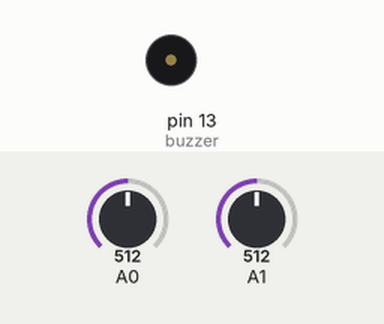
This sketch was run on a simulated Arduino Uno, built with avr-gcc and run on an emulated ATmega328P. Parts: buzzer (waves = sounding). The inputs (shaded band) are chosen by the test bench; at power-on: A0 = 512, A1 = 512. What the sketch prints to the serial monitor is not drawn.

Above: at 2.0 s.
2.1 s: A0 set to 151
5.6 s: A0 set to 129
At 6.3 s:
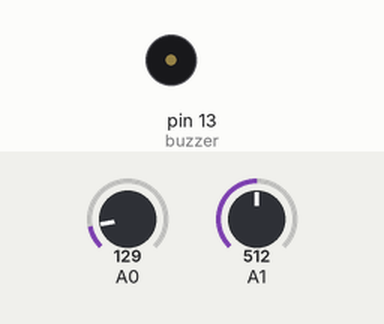
10.1 s: A1 set to 714
12.2 s: A1 set to 739
At 13.1 s:
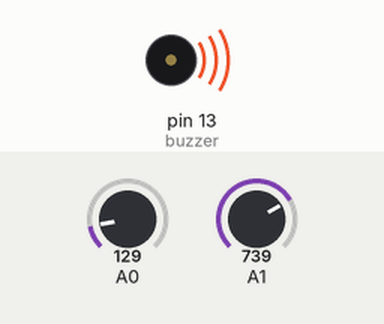
16.7 s: A1 set to 716
At 17.9 s:
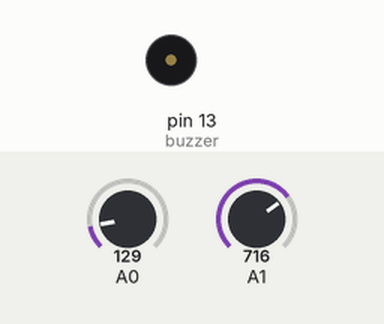
Timing chart, 0 to 19.4 s (numbered marks = the images above; inputs shaded):
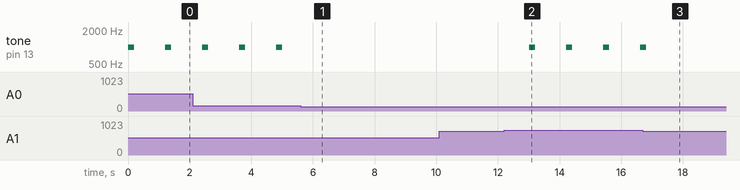

The sketch:

gas-sensor-test.ino
```cpp
float temp;
float tempC = 0;
int buzzer = 13;

void setup()
{
  pinMode(A0, INPUT);
  pinMode(buzzer, OUTPUT);

  Serial.begin(9600);
  noTone(buzzer);
}

void loop()
{
  temp = analogRead(A0);
  temp = ((temp * 5) / 1024);
  tempC = (temp - 0.5) * 100;
  Serial.print("Temperature = ");
  Serial.print(tempC);
  Serial.print(" C , ");
  if (tempC <= 20)
  {
    noTone(buzzer);
    delay(1000);
  }
  else
  {
    tone(13, 1000);
    delay(200);
  }

  // Working of Gas Sensor
  int gas = analogRead(A1);
  int limit = map(gas, 0, 1023, 0, 100);
  Serial.println(limit);

  if (limit > 70)
  {
    tone(13, 1000);
    delay(200);
  }
  else
  {
    noTone(buzzer);
    delay(1000);
  }
}
```

Measured:
- the behaviour switches between 144 and 143 on A0 (found by bisection; images 0 and 1)
- the behaviour switches between 726 and 727 on A1 (found by bisection; images 1 and 2)
- after the input at 5.6 s, tone on pin 13 (buzzer): stops changing and stays silent
- after the input at 10.1 s, every drawn part: stays the same
- after the input at 12.2 s, tone on pin 13 (buzzer): alternates 1000 Hz for 0.20 s and silent for 1.0 s, starting after 0.81 s
- after the input at 16.7 s, tone on pin 13 (buzzer): goes on until 16.8 s, then stays silent
- by itself, tone on pin 13 (buzzer): alternates 1000 Hz for 0.20 s and silent for 1.0 s
